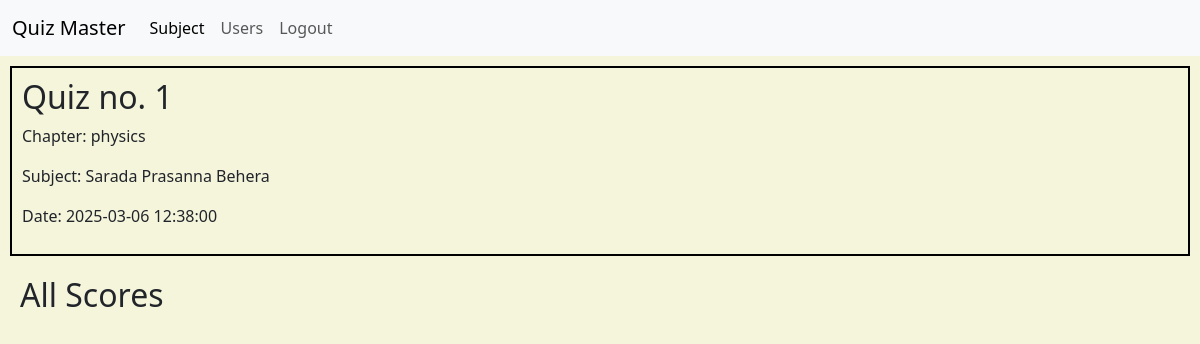
Page /admin/scores/1 (signed in) on the earlier database version.
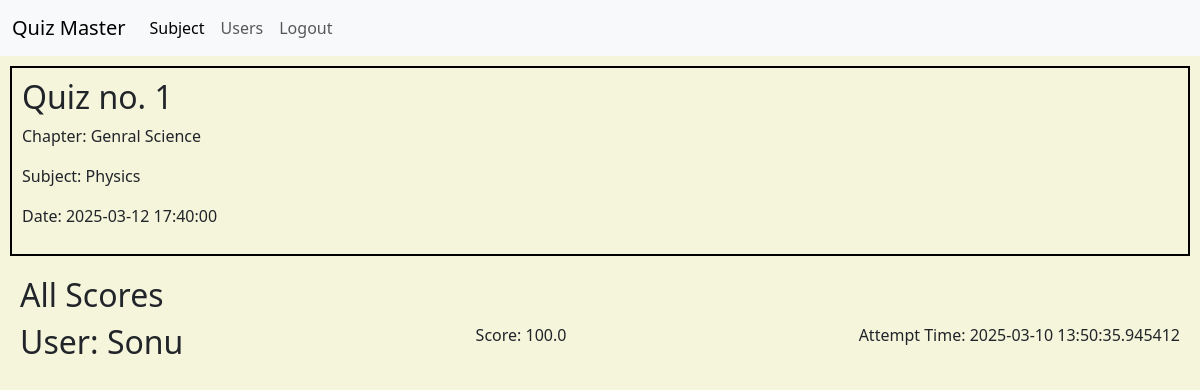
Same page on the later database version.
### models/models.py (models this page shows, shortened)
class Chapter(db.Model):
    __tablename__ = 'chapter'
    id = db.Column(db.Integer, primary_key=True)
    subject_id = db.Column(db.Integer, db.ForeignKey('subject.id'), nullable=False)
    name = db.Column(db.String(100), nullable=False)
    description = db.Column(db.Text)
    quizzes = db.relationship('Quiz', backref='chapter',cascade="all, delete", lazy=True)

class Subject(db.Model):
    __tablename__ = 'subject'
    id = db.Column(db.Integer, primary_key=True)
    name = db.Column(db.String(100), nullable=False)
    description = db.Column(db.Text)
    chapters = db.relationship('Chapter', backref='subject', cascade="all, delete", lazy=True)

class Quiz(db.Model):
    __tablename__ = 'quiz'
    id = db.Column(db.Integer, primary_key=True)
    chapter_id = db.Column(db.Integer, db.ForeignKey('chapter.id'), nullable=False)
    date_of_quiz = db.Column(db.DateTime, nullable=False)
    time_duration = db.Column(db.Time, nullable=False)
    remarks = db.Column(db.Text)
    questions = db.relationship('Question', backref='quiz', cascade="all, delete", lazy=True)
    scores = db.relationship('Score', backref='quiz', cascade="all, delete", lazy=True)

class Score(db.Model):
    id = db.Column(db.Integer, primary_key=True)
    quiz_id = db.Column(db.Integer, db.ForeignKey('quiz.id'), nullable=False)
    user_id = db.Column(db.Integer, db.ForeignKey('user.id'), nullable=False)
    timestamp = db.Column(db.DateTime, default=lambda: datetime.now(UTC), nullable=False)
    total_scored = db.Column(db.Float, nullable=False)

class User(UserMixin, db.Model):
    __tablename__ = 'user'
    id = db.Column(db.Integer, primary_key=True)
    username = db.Column(db.String(100), unique=True, nullable=False)
    email = db.Column(db.String(120), unique=True, nullable=False)
    password_hash = db.Column(db.String(256), nullable=False)
    full_name = db.Column(db.String(100), nullable=False)
    qualification = db.Column(db.String(100), nullable=False)
    dob = db.Column(db.Date, nullable=False)
    scores = db.relationship('Score', backref='user',cascade="all, delete", lazy=True)

### controllers/admin.py (the view)
@admin_bp.route('/scores/<int:quiz_id>', methods=['GET'])
@admin_required
def scores(quiz_id):
    quiz = Quiz.query.get_or_404(quiz_id)
    scores = Score.query.filter_by(quiz_id=quiz_id).all()
    return render_template('admin_scores.html', quiz=quiz, scores=scores, is_admin=True)

### controllers/admin.py (called while the page is built)
def admin_required(f):
    @wraps(f)
    def decorated_function(*args, **kwargs):
        if current_user.is_authenticated:
            user_identifier = current_user.get_id()
            if user_identifier.startswith("admin-"):
                return f(*args, **kwargs)
            else:
                flash('Access denied', 'danger')
                return redirect(url_for('auth.home'))
        else:
            flash('Access denied', 'danger')
            return redirect(url_for('auth.home'))
    return decorated_function

### controllers/auth.py (called while the page is built)
@login_manager.user_loader
def load_user(user_identifier):
    if user_identifier.startswith("admin-"):
        admin_id = int(user_identifier.split("-")[1])
        return Admin.query.get(admin_id)
    elif user_identifier.startswith("user-"):
        user_id = int(user_identifier.split("-")[1])
        return User.query.get(user_id)
    return None

### models/models.py (called while the page is built)
    def get_id(self):
        return f"admin-{self.id}"

### templates/admin_scores.html (shortened to what this page needs)
{% extends 'base.html' %}
{% block styles %}
<link rel="stylesheet" href="{{ url_for('static', filename='CSS/admin_scores.css') }}">
{% endblock %}
{% block content %}
<div class="viewquiz">
    <div class="quiz-details">
        <h2>Quiz no. {{ quiz.id }}</h2>
        <p>Chapter: {{ quiz.chapter.name }}</p>
        <p>Subject: {{ quiz.chapter.subject.name }}</p>
        <p>Date: {{ quiz.date_of_quiz }}</p>
    </div>
    <div class="score">
        <h2>All Scores</h2>
        {% for score in scores %}
            <div class="list-group">
                <div class="d-flex w-100 justify-content-between">
                    <h2>User: {{ score.user.username }}</h2>
                    <p>Score: {{ score.total_scored }}</p>
                    <p>Attempt Time: {{ score.timestamp }}</p>
                </div>
            </div>
        {% endfor %}
    </div>
{% endblock %}

Differences in the rows shown:
changed Quiz id 1: date_of_quiz "2025-03-06 12:38:00" → "2025-03-12 17:40:00"
changed Chapter: chapter.name "physics" → "Genral Science"
changed Subject: chapter.subject.name "Sarada Prasanna Behera" → "Physics"
added Score: user.username "Sonu", total_scored "100.0", timestamp "2025-03-10 13:50:35.945412"
